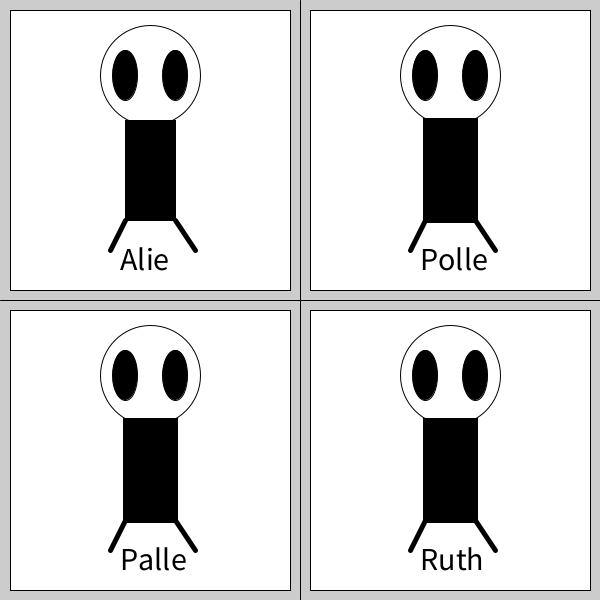
Frame 1 (no input)
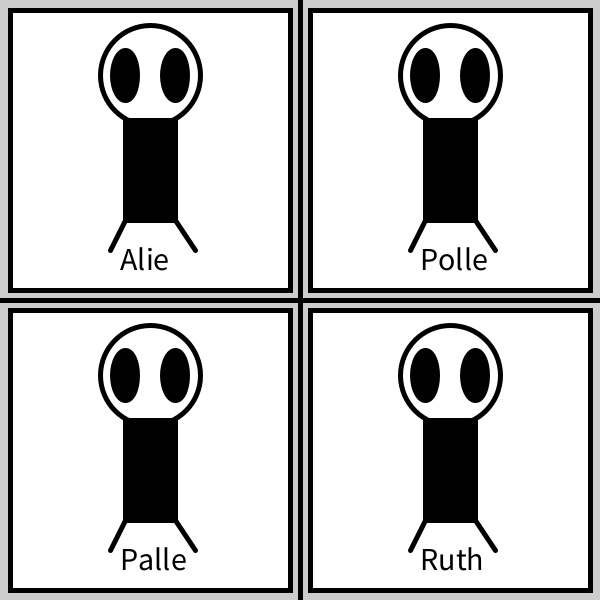
Frame 60 (the mouse pressed at the canvas centre just before this capture)
Frame 120 (the mouse held since frame 60 and released just before this capture): identical to frame 60, image omitted

The Processing sketch that drew these frames (run headless with seeded random() and noise(); from frame 60 on, the mouse is pressed at the canvas centre):

// Processing sketch: Opg4
// ── Opg4.pde
//1.opgave: se progammet fourTimesAAlien (hentes på GITHUP).
//a) Find funktionen framFunction. på hvilken linje (nummer), deklarerers frameFunktion
//        FramFunktion deklareres på linje 42 hvor der står void foran den

// b) Fro hvilke linjenumre, bliver funktionen kald?
//        linje 9 til 13

// c) Med hvor mange parameter kalder jeg funktionen?
//        det er 2 parametre for en framFunktion og der er 4 af dem så i alt er der 8

// d) Opret nu dine egne funktioner som laver
// i) Hoved med øjne

void setup(){
  size(600,600);
}

void draw(){
  fill(255,255,255);
  frameFunction(0,0);//laver en ramme bagved alienen
  frameFunction(300,0);
  
  frameFunction(0,300);
  frameFunction(300,300);
  
  line(300,0,300,600);//vertical line
  line (0,300,600,300); //Horizontal line
  
  Hoved(0,0);
  Hoved(300,0);
  Hoved(0,300);
  Hoved(300,300);
  
  krop(0,0);
  krop(300,0);
  krop(300,300);
  krop(0,300);
// iii) lav tekst med navn
 textSize(32);
  text("Alie", 120, 270);
  text("Palle", 120, 570);
  text("Polle", 420, 270);
  text("Ruth", 420, 570);
  
}
void Hoved(int x, int y){
 fill(255,255,255);//farver hoved hvidt
circle(x+150,y+75,100);//hoved
fill(0,0,0);//farver øjnene sorte
ellipse(x+125, y+75, 25,50);//laver elipse formet øjne
ellipse(x+175, y+75,25,50);//laver elipse formet øjne

}
// ii) kroppen med ben
void krop(int x, int y){
fill(0,0,0);//farver kroppen sort
rect(x+125,y+120,50,100);//laver kroppen som en rektangel

strokeWeight(5);
  line(x+125,y+220,x+110,y+250);
  line(x+175,y+220,x+195,y+250);
}


void frameFunction(int x,int y){
  rect(10+x,10+y,280,280);
}
